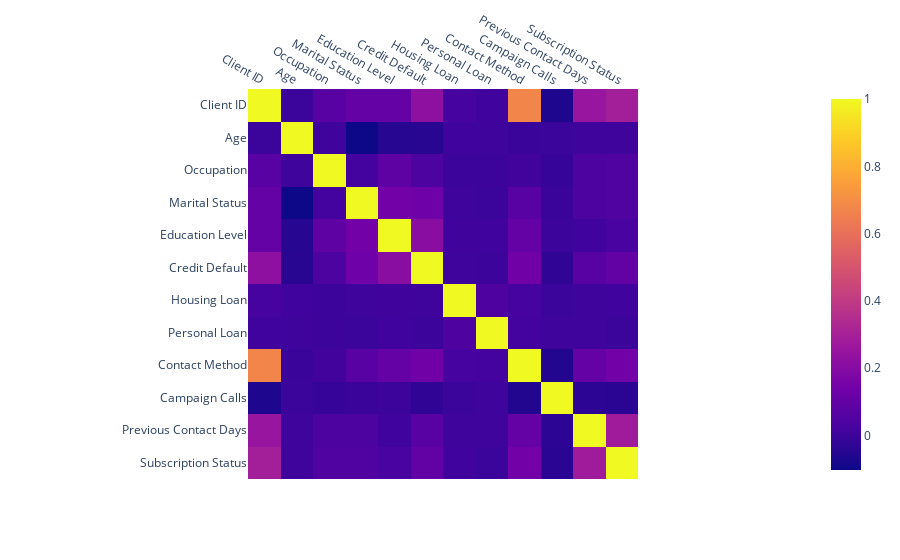

Notebook code cell kept with this figure:
### Code cell
# Store correlation in variable 'corr_df'
corr_df = df.corr(numeric_only=True)

# Create a heat map displaying correlation statistics of all the numerical features.
fig = px.imshow(corr_df)
fig.update_xaxes(side="top")
fig.show()

### Figure 1 — Plotly figure (JSON) as saved in the notebook; plotly's stock layout.template omitted (floating-point values rounded to 4 significant figures; data arrays with more than 128 entries replaced by an {"elided": "..."} marker saying what was removed)
{"data": [{"coloraxis": "coloraxis", "hovertemplate": "x: %{x}<br>y: %{y}<br>color: %{z}<extra></extra>", "name": "0", "type": "heatmap", "x": ["Client ID", "Age", "Occupation", "Marital Status", "Education Level", "Credit Default", "Housing Loan", "Personal Loan", "Contact Method", "Campaign Calls", "Previous Contact Days", "Subscription Status"], "xaxis": "x", "y": ["Client ID", "Age", "Occupation", "Marital Status", "Education Level", "Credit Default", "Housing Loan", "Personal Loan", "Contact Method", "Campaign Calls", "Previous Contact Days", "Subscription Status"], "yaxis": "y", "z": {"elided": "12x12 float values"}}], "layout": {"coloraxis": {"colorscale": [[0, "#0d0887"], [0.1111, "#46039f"], [0.2222, "#7201a8"], [0.3333, "#9c179e"], [0.4444, "#bd3786"], [0.5556, "#d8576b"], [0.6667, "#ed7953"], [0.7778, "#fb9f3a"], [0.8889, "#fdca26"], [1, "#f0f921"]]}, "margin": {"t": 60}, "xaxis": {"anchor": "y", "constrain": "domain", "domain": [0, 1], "scaleanchor": "y", "side": "top"}, "yaxis": {"anchor": "x", "autorange": "reversed", "constrain": "domain", "domain": [0, 1]}}}
